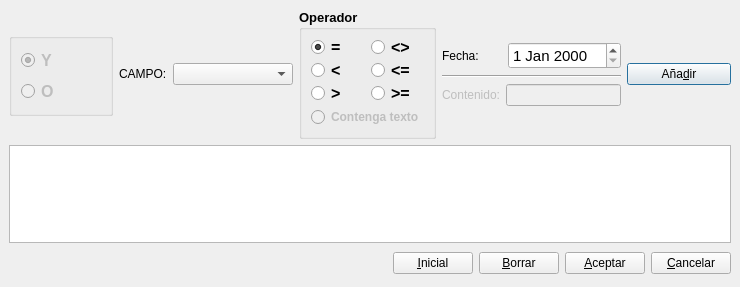
<ui version="4.0" >
 <author>José Manuel Díez Botella</author>
 <class>filtrodiario</class>
 <widget class="QDialog" name="filtrodiario" >
  <property name="geometry" >
   <rect>
    <x>0</x>
    <y>0</y>
    <width>740</width>
    <height>287</height>
   </rect>
  </property>
  <property name="windowTitle" >
   <string>Editar filtro del diario</string>
  </property>
  <layout class="QVBoxLayout" >
   <property name="spacing" >
    <number>6</number>
   </property>
   <property name="margin" >
    <number>9</number>
   </property>
   <item>
    <layout class="QHBoxLayout" >
     <property name="spacing" >
      <number>6</number>
     </property>
     <property name="margin" >
      <number>0</number>
     </property>
     <item>
      <layout class="QVBoxLayout" >
       <property name="spacing" >
        <number>6</number>
       </property>
       <property name="margin" >
        <number>0</number>
       </property>
       <item>
        <spacer>
         <property name="orientation" >
          <enum>Qt::Vertical</enum>
         </property>
         <property name="sizeHint" stdset="0" >
          <size>
           <width>20</width>
           <height>21</height>
          </size>
         </property>
        </spacer>
       </item>
       <item>
        <widget class="QGroupBox" name="yogroupBox" >
         <property name="enabled" >
          <bool>false</bool>
         </property>
         <property name="title" >
          <string/>
         </property>
         <layout class="QVBoxLayout" >
          <property name="spacing" >
           <number>6</number>
          </property>
          <property name="margin" >
           <number>9</number>
          </property>
          <item>
           <widget class="QRadioButton" name="YradioButton" >
            <property name="font" >
             <font>
              <pointsize>12</pointsize>
              <weight>75</weight>
              <bold>true</bold>
             </font>
            </property>
            <property name="text" >
             <string>Y</string>
            </property>
            <property name="checked" >
             <bool>true</bool>
            </property>
           </widget>
          </item>
          <item>
           <widget class="QRadioButton" name="OradioButton" >
            <property name="font" >
             <font>
              <pointsize>12</pointsize>
              <weight>75</weight>
              <bold>true</bold>
             </font>
            </property>
            <property name="text" >
             <string>O</string>
            </property>
           </widget>
          </item>
         </layout>
        </widget>
       </item>
       <item>
        <spacer>
         <property name="orientation" >
          <enum>Qt::Vertical</enum>
         </property>
         <property name="sizeHint" stdset="0" >
          <size>
           <width>20</width>
           <height>21</height>
          </size>
         </property>
        </spacer>
       </item>
      </layout>
     </item>
     <item>
      <layout class="QVBoxLayout" >
       <property name="spacing" >
        <number>6</number>
       </property>
       <property name="margin" >
        <number>0</number>
       </property>
       <item>
        <spacer>
         <property name="orientation" >
          <enum>Qt::Vertical</enum>
         </property>
         <property name="sizeHint" stdset="0" >
          <size>
           <width>20</width>
           <height>40</height>
          </size>
         </property>
        </spacer>
       </item>
       <item>
        <layout class="QHBoxLayout" >
         <property name="spacing" >
          <number>6</number>
         </property>
         <property name="margin" >
          <number>0</number>
         </property>
         <item>
          <widget class="QLabel" name="label" >
           <property name="text" >
            <string>CAMPO:</string>
           </property>
          </widget>
         </item>
         <item>
          <widget class="QComboBox" name="camposcomboBox" >
           <property name="minimumSize" >
            <size>
             <width>120</width>
             <height>0</height>
            </size>
           </property>
          </widget>
         </item>
        </layout>
       </item>
       <item>
        <spacer>
         <property name="orientation" >
          <enum>Qt::Vertical</enum>
         </property>
         <property name="sizeHint" stdset="0" >
          <size>
           <width>20</width>
           <height>40</height>
          </size>
         </property>
        </spacer>
       </item>
      </layout>
     </item>
     <item>
      <widget class="QGroupBox" name="operadoresgroupBox" >
       <property name="minimumSize" >
        <size>
         <width>120</width>
         <height>130</height>
        </size>
       </property>
       <property name="font" >
        <font>
         <pointsize>10</pointsize>
         <weight>75</weight>
         <bold>true</bold>
        </font>
       </property>
       <property name="title" >
        <string>Operador</string>
       </property>
       <layout class="QVBoxLayout" >
        <property name="spacing" >
         <number>6</number>
        </property>
        <property name="margin" >
         <number>9</number>
        </property>
        <item>
         <layout class="QGridLayout" >
          <property name="margin" >
           <number>0</number>
          </property>
          <property name="spacing" >
           <number>6</number>
          </property>
          <item row="2" column="1" >
           <widget class="QRadioButton" name="mayoroigualradioButton" >
            <property name="font" >
             <font>
              <pointsize>12</pointsize>
              <weight>75</weight>
              <bold>true</bold>
             </font>
            </property>
            <property name="text" >
             <string>>=</string>
            </property>
           </widget>
          </item>
          <item row="2" column="0" >
           <widget class="QRadioButton" name="mayorradioButton" >
            <property name="font" >
             <font>
              <pointsize>12</pointsize>
              <weight>75</weight>
              <bold>true</bold>
             </font>
            </property>
            <property name="text" >
             <string>></string>
            </property>
           </widget>
          </item>
          <item row="1" column="1" >
           <widget class="QRadioButton" name="menoroigualradioButton" >
            <property name="font" >
             <font>
              <pointsize>12</pointsize>
              <weight>75</weight>
              <bold>true</bold>
             </font>
            </property>
            <property name="text" >
             <string>&lt;=</string>
            </property>
           </widget>
          </item>
          <item row="0" column="1" >
           <widget class="QRadioButton" name="distintoradioButton" >
            <property name="font" >
             <font>
              <pointsize>12</pointsize>
             </font>
            </property>
            <property name="text" >
             <string>&lt;></string>
            </property>
           </widget>
          </item>
          <item row="1" column="0" >
           <widget class="QRadioButton" name="menorradioButton" >
            <property name="font" >
             <font>
              <pointsize>12</pointsize>
              <weight>75</weight>
              <bold>true</bold>
             </font>
            </property>
            <property name="text" >
             <string>&lt;</string>
            </property>
           </widget>
          </item>
          <item row="0" column="0" >
           <widget class="QRadioButton" name="igualradioButton" >
            <property name="font" >
             <font>
              <pointsize>12</pointsize>
              <weight>75</weight>
              <bold>true</bold>
             </font>
            </property>
            <property name="text" >
             <string>=</string>
            </property>
            <property name="checked" >
             <bool>true</bool>
            </property>
           </widget>
          </item>
         </layout>
        </item>
        <item>
         <widget class="QRadioButton" name="contengaradioButton" >
          <property name="enabled" >
           <bool>false</bool>
          </property>
          <property name="font" >
           <font>
            <pointsize>9</pointsize>
            <weight>75</weight>
            <bold>true</bold>
           </font>
          </property>
          <property name="text" >
           <string>Contenga texto</string>
          </property>
         </widget>
        </item>
       </layout>
      </widget>
     </item>
     <item>
      <layout class="QVBoxLayout" >
       <property name="spacing" >
        <number>6</number>
       </property>
       <property name="margin" >
        <number>0</number>
       </property>
       <item>
        <spacer>
         <property name="orientation" >
          <enum>Qt::Vertical</enum>
         </property>
         <property name="sizeHint" stdset="0" >
          <size>
           <width>20</width>
           <height>21</height>
          </size>
         </property>
        </spacer>
       </item>
       <item>
        <layout class="QHBoxLayout" >
         <property name="spacing" >
          <number>6</number>
         </property>
         <property name="margin" >
          <number>0</number>
         </property>
         <item>
          <widget class="QLabel" name="fechalabel" >
           <property name="text" >
            <string>Fecha:</string>
           </property>
          </widget>
         </item>
         <item>
          <widget class="QDateEdit" name="fechadateEdit" >
           <property name="minimumSize" >
            <size>
             <width>0</width>
             <height>0</height>
            </size>
           </property>
           <property name="font" >
            <font>
             <pointsize>11</pointsize>
            </font>
           </property>
          </widget>
         </item>
        </layout>
       </item>
       <item>
        <widget class="Line" name="line" >
         <property name="orientation" >
          <enum>Qt::Horizontal</enum>
         </property>
        </widget>
       </item>
       <item>
        <layout class="QHBoxLayout" >
         <property name="spacing" >
          <number>6</number>
         </property>
         <property name="margin" >
          <number>0</number>
         </property>
         <item>
          <widget class="QLabel" name="contenidolabel" >
           <property name="enabled" >
            <bool>false</bool>
           </property>
           <property name="text" >
            <string>Contenido:</string>
           </property>
          </widget>
         </item>
         <item>
          <widget class="QLineEdit" name="contenidolineEdit" >
           <property name="enabled" >
            <bool>false</bool>
           </property>
           <property name="sizePolicy" >
            <sizepolicy vsizetype="Fixed" hsizetype="Preferred" >
             <horstretch>0</horstretch>
             <verstretch>0</verstretch>
            </sizepolicy>
           </property>
           <property name="minimumSize" >
            <size>
             <width>115</width>
             <height>0</height>
            </size>
           </property>
          </widget>
         </item>
        </layout>
       </item>
       <item>
        <spacer>
         <property name="orientation" >
          <enum>Qt::Vertical</enum>
         </property>
         <property name="sizeHint" stdset="0" >
          <size>
           <width>20</width>
           <height>21</height>
          </size>
         </property>
        </spacer>
       </item>
      </layout>
     </item>
     <item>
      <layout class="QVBoxLayout" >
       <property name="spacing" >
        <number>6</number>
       </property>
       <property name="margin" >
        <number>0</number>
       </property>
       <item>
        <spacer>
         <property name="orientation" >
          <enum>Qt::Vertical</enum>
         </property>
         <property name="sizeHint" stdset="0" >
          <size>
           <width>20</width>
           <height>31</height>
          </size>
         </property>
        </spacer>
       </item>
       <item>
        <widget class="QPushButton" name="adicpushButton" >
         <property name="enabled" >
          <bool>true</bool>
         </property>
         <property name="text" >
          <string>Aña&amp;dir</string>
         </property>
         <property name="icon" >
          <iconset resource="libroK.qrc" >
           <normaloff>:/images/librok-4.png</normaloff>:/images/librok-4.png</iconset>
         </property>
        </widget>
       </item>
       <item>
        <spacer>
         <property name="orientation" >
          <enum>Qt::Vertical</enum>
         </property>
         <property name="sizeHint" stdset="0" >
          <size>
           <width>20</width>
           <height>31</height>
          </size>
         </property>
        </spacer>
       </item>
      </layout>
     </item>
    </layout>
   </item>
   <item>
    <widget class="QTextEdit" name="filtrotextEdit" />
   </item>
   <item>
    <layout class="QHBoxLayout" >
     <property name="spacing" >
      <number>6</number>
     </property>
     <property name="margin" >
      <number>0</number>
     </property>
     <item>
      <spacer>
       <property name="orientation" >
        <enum>Qt::Horizontal</enum>
       </property>
       <property name="sizeHint" stdset="0" >
        <size>
         <width>371</width>
         <height>29</height>
        </size>
       </property>
      </spacer>
     </item>
     <item>
      <widget class="QPushButton" name="inicialpushButton" >
       <property name="text" >
        <string>&amp;Inicial</string>
       </property>
       <property name="icon" >
        <iconset resource="libroK.qrc" >
         <normaloff>:/images/librok-5.png</normaloff>:/images/librok-5.png</iconset>
       </property>
      </widget>
     </item>
     <item>
      <widget class="QPushButton" name="borrarpushButton" >
       <property name="text" >
        <string>&amp;Borrar</string>
       </property>
       <property name="icon" >
        <iconset resource="libroK.qrc" >
         <normaloff>:/graf/borrar.png</normaloff>:/graf/borrar.png</iconset>
       </property>
      </widget>
     </item>
     <item>
      <widget class="QPushButton" name="aceptarpushButton" >
       <property name="text" >
        <string>&amp;Aceptar</string>
       </property>
       <property name="icon" >
        <iconset resource="libroK.qrc" >
         <normaloff>:/images/librok-42.png</normaloff>:/images/librok-42.png</iconset>
       </property>
      </widget>
     </item>
     <item>
      <widget class="QPushButton" name="cancelarpushButton" >
       <property name="text" >
        <string>&amp;Cancelar</string>
       </property>
       <property name="icon" >
        <iconset resource="libroK.qrc" >
         <normaloff>:/images/librok-7.png</normaloff>:/images/librok-7.png</iconset>
       </property>
      </widget>
     </item>
    </layout>
   </item>
  </layout>
 </widget>
 <tabstops>
  <tabstop>YradioButton</tabstop>
  <tabstop>OradioButton</tabstop>
  <tabstop>camposcomboBox</tabstop>
  <tabstop>igualradioButton</tabstop>
  <tabstop>distintoradioButton</tabstop>
  <tabstop>menorradioButton</tabstop>
  <tabstop>menoroigualradioButton</tabstop>
  <tabstop>mayorradioButton</tabstop>
  <tabstop>mayoroigualradioButton</tabstop>
  <tabstop>contengaradioButton</tabstop>
  <tabstop>fechadateEdit</tabstop>
  <tabstop>contenidolineEdit</tabstop>
  <tabstop>adicpushButton</tabstop>
  <tabstop>filtrotextEdit</tabstop>
  <tabstop>inicialpushButton</tabstop>
  <tabstop>borrarpushButton</tabstop>
  <tabstop>aceptarpushButton</tabstop>
  <tabstop>cancelarpushButton</tabstop>
 </tabstops>
 <resources>
  <include location="libroK.qrc" />
 </resources>
 <connections>
  <connection>
   <sender>aceptarpushButton</sender>
   <signal>clicked()</signal>
   <receiver>filtrodiario</receiver>
   <slot>accept()</slot>
   <hints>
    <hint type="sourcelabel" >
     <x>666</x>
     <y>308</y>
    </hint>
    <hint type="destinationlabel" >
     <x>578</x>
     <y>308</y>
    </hint>
   </hints>
  </connection>
  <connection>
   <sender>cancelarpushButton</sender>
   <signal>clicked()</signal>
   <receiver>filtrodiario</receiver>
   <slot>reject()</slot>
   <hints>
    <hint type="sourcelabel" >
     <x>776</x>
     <y>314</y>
    </hint>
    <hint type="destinationlabel" >
     <x>749</x>
     <y>335</y>
    </hint>
   </hints>
  </connection>
 </connections>
</ui>
